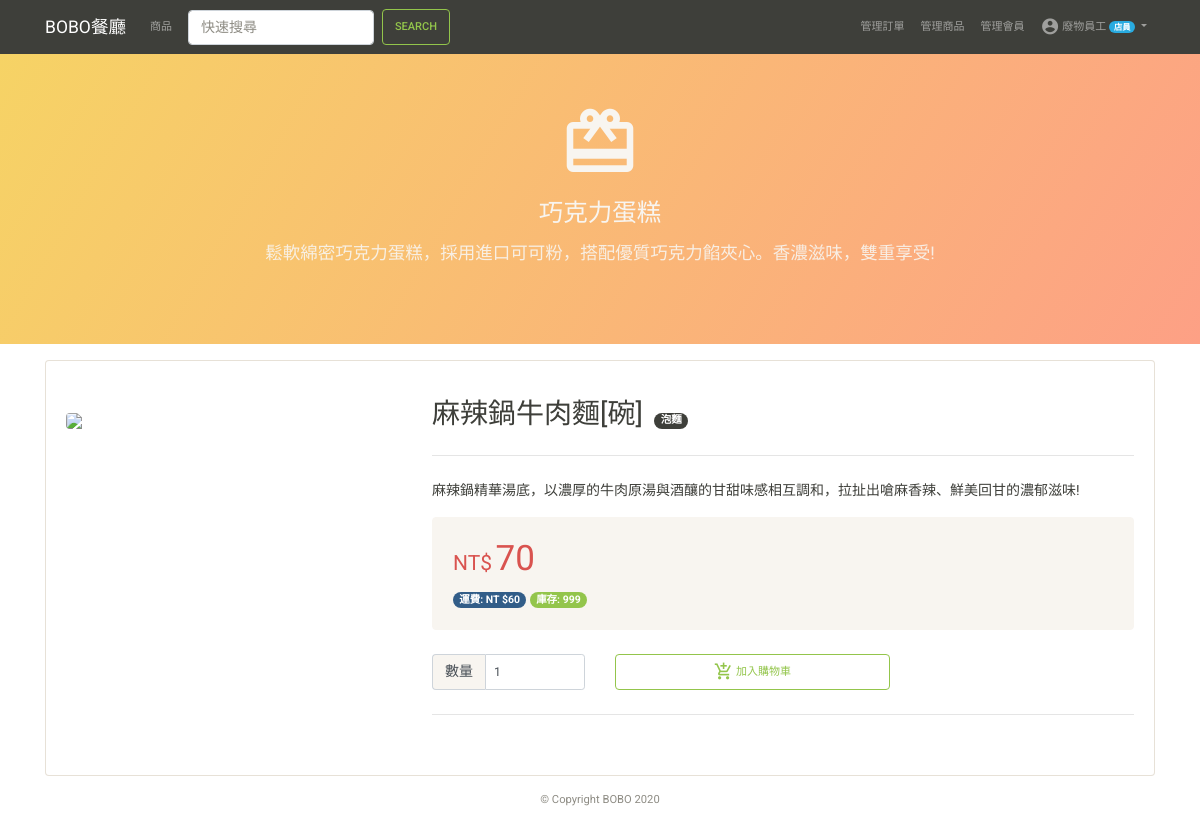
The app's page /product_detail.php?ID=6 (signed in) with its own data.
### tables this page shows
CREATE TABLE MEMBER(
  ID VARCHAR(20) PRIMARY KEY,
  Password VARCHAR(128) ,
  Name VARCHAR(12) ,
  Email VARCHAR(30) ,
  Phone VARCHAR(10) ,
  RegDate TIMESTAMP DEFAULT CURRENT_TIMESTAMP,
  Birth DATE,
  Gender ENUM('M', 'F', 'N'),
  Address VARCHAR(100),
  Position ENUM('S', 'A', 'C') 
);

CREATE TABLE PRODUCT(
  ID INT(7) UNSIGNED AUTO_INCREMENT PRIMARY KEY,
  Name VARCHAR(30) ,
  State ENUM('in_stock', 'out_of_stock', 'removed_from_shelves'),
  Stock INT(7) UNSIGNED ,
  Price INT(10) UNSIGNED ,
  Img VARCHAR(100) ,
  Info VARCHAR(300),
  CategoryName VARCHAR(30)
);

### verification.php (called while the page is built, shortened)
<?php
include('connection.php');
if(isset($_SESSION['ID'])){
  $user_id = $_SESSION['ID'];
  $sql = "SELECT * FROM MEMBER WHERE ID='$user_id'";
  $rows = mysqli_fetch_array($conn->query($sql));
  $user_name = $rows['Name'];
  $user_position = $rows['Position'];
}

### connection.php (called while the page is built, shortened)
<?php
  $conn = new mysqli(db_host, db_username, db_password, db_name);
  $conn->query("SET NAMES 'utf8mb4'");
  require_once('verification.php');

### product_detail.php (the view, shortened to what this page needs)
<?php include('connection.php'); ?>
<!DOCTYPE html>
<html>
<head>
  <?php include('style.php') ?>
</head>
<body>
  <?php include('nav.php') ?>
  <?php include('jumbotron/page2.php') ?>
  <div class="container my-3">
    <div class="row">
      <?php
      $sql = "SELECT * FROM PRODUCT_VIEW WHERE PID = ".$_GET['ID'];
      $result = $conn->query($sql);
      $rows = mysqli_fetch_array($result);
      ?>
      <div class="col-12 col-lg-12 offset-lg-0">
        <div class="card py-3 " >
          <div class="card-body">
            <div class="row">
              <div class="col-12 col-lg-4 my-3 text-center">
                <img src="<?php echo $rows['PImg'] ?>" class="img-fluid rounded mx-auto d-block" style="max-height: 16rem; width: auto;">
              </div>
              <div class="col-12 col-lg-8 ">
                <div class="mb-3">
                  <h2 class="text-lg-left d-inline"><?php echo $rows['PName']; ?></h2>
                  <span class="badge badge-dark badge-pill mx-2"><?php echo $rows['CName']; ?></span>
                </div>
                <hr class="my-4">
                <p><?php echo $rows['PInfo']; ?></p>
                <div class="card bg-light border-light">
                  <div class="card-body">
                    <div class="">
                      <h4 class="text-danger d-inline-block">NT$ </h4>
                      <?php
                        echo '<h1 class="text-danger d-inline-block price">'. $rows['PPrice'].'</h1>';
                      ?>
                    </div>
                    <div>
                      <span class="badge badge-pill badge-primary">運費: NT $60</span>
                      <span class="badge badge-pill badge-success">庫存: <?php echo $rows['PStock']; ?></span>
                    </div>
                  </div>
                </div>
                <form class="my-4" method="post" action="cart_add.php">
                  <div class="form-group row ">
                    <div class="input-group col-12 col-lg-3 ">
                      <span class="input-group-addon">數量</span>
                      <input class="form-control form-control-sm" type="number" name="Quantity" min="1" max="99" value="1">
                    </div>
                    <div class="input-group col-12 mt-2 col-lg-5 mt-lg-0">
                      <button type="submit" class="btn btn-outline-success btn-block"<?=$customer_display?>>
                        <i class="material-icons">add_shopping_cart</i> 加入購物車
                      </button>
                    </div>
                  </div>
                </form>
                <hr class="my-4">
              </div>
            </div>
          </div>
        </div>
      </div>
    </div>
  </div>
  <?php include('footer.php') ?>
</body>
</html>

### nav.php (shortened to what this page needs)
<?php
  $this_page = pathinfo($_SERVER['PHP_SELF'])['filename'];
  $customer_display  = ($user_position=='C'||$user_position=='G')?'':'d-none ';
  $admin_display  = ($user_position=='A'||$user_position=='S')?'':'d-none ';
?>
<nav id="navbar" class="navbar navbar-expand-lg navbar-dark bg-primary1 sticky-top " style="background:rgba(62,63,58,1);">
  <div class="container ">
    <a class="navbar-brand align-middle" href="index.php">
      <class="img-fluid" style="max-height:1.1rem"> BOBO餐廳
    </a>
    <div class="collapse navbar-collapse" id="navbarSupportedContent">
      <ul class="navbar-nav mr-auto">
        <li class="nav-item <?=($this_page =='product')?'active':'';?>">
          <a class="nav-link $customer_display" href="product.php">商品</a>
        </li>
        <form class="form-inline mx-0 mx-lg-2 my-2 my-lg-0" method="get" action="product.php">
          <input class="form-control mr-sm-2" type="search" placeholder="快速搜尋" name="keyword" required>
          <button class="btn btn-outline-success my-2 my-sm-0 " type="submit">Search</button>
        </form>
      </ul>
      <ul class="navbar-nav ml-auto">
        <li class="nav-item <?=($this_page =='order_list')?'active ':'' ?> <?=$admin_display ?>">
          <a class="nav-link" href="order_list.php">管理訂單</a>
        </li>
        <li class="nav-item <?=($this_page =='product_list')?'active ':'' ?> <?=$admin_display ?>">
          <a class="nav-link" href="product_list.php">管理商品</a>
        </li>
        <li class="nav-item <?=($this_page =='user_list')?'active ':'' ?> <?=$admin_display ?>">
          <a class="nav-link" href="user_list.php">管理會員</a>
        </li>
        <li class="nav-item dropdown <?=isset($_SESSION['ID'])?'':'d-none'?>">
          <a class="nav-link dropdown-toggle" href="#" id="user" role="button" data-toggle="dropdown" aria-haspopup="true" aria-expanded="false">
            <i class="material-icons">account_circle</i>
            <?=$user_name?>
            <?php
            if($user_position=='A'){
              echo '<span class="badge badge-pill badge-warning">管理員</span>';
            }else if($user_position=='S'){
              echo '<span class="badge badge-pill badge-info">店員</span>';
            }
            ?>
          </a>
        </li>
      </ul>
    </div>
  </div>
</nav>

### jumbotron/page2.php
<?php
$sql="SELECT * FROM `PRODUCT` ORDER BY rand() LIMIT 1";
$result=$conn->query($sql);
$rows=mysqli_fetch_array($result);
$info = $rows['Info'];
$Name = $rows['Name'];
?>
<div class="discount" style=" background-image: linear-gradient(120deg, #f6d365 0%, #fda085 100%);">
  <div class="container">
    <div class="row" style="cursor:pointer" onclick="location.href='product.php'">
      <div class="col-12 my-3 my-lg-5 text-center">
        <div class="row">
          <div class="col-12">
            <i class="material-icons text-light animated infinite rubberBand" style="font-size:5rem;">redeem</i>
          </div>
          <div class="col-12 my-3 text-center">
            <h3 class="text-light d-block " >
              <?php echo $Name ?>
            </h3>
            <h5 class="text-light my-3" style="opacity: .9">
              <?php echo $info ?>
            </h5>
          </div>
        </div>
      </div>
    </div>
  </div>
</div>

### css/style.css (style rules this page uses)
i.material-icons { vertical-align: middle; font-size: 1.2rem; }
.discount { transition: opacity .3s; }

### records on screen
member: Name "廢物員工"
product: Name "巧克力蛋糕", Info "鬆軟綿密巧克力蛋糕，採用進口可可粉，搭配優質巧克力餡夾心。香濃滋味，雙重享受!"

### other values on screen
$rows['PName'] "麻辣鍋牛肉麵[碗]"
$rows['CName'] "泡麵"
$rows['PInfo'] "麻辣鍋精華湯底，以濃厚的牛肉原湯與酒釀的甘甜味感相互調和，拉扯出嗆麻香辣、鮮美回甘的濃郁滋味!"
$rows['PPrice'] "70"
$rows['PStock'] "999"
